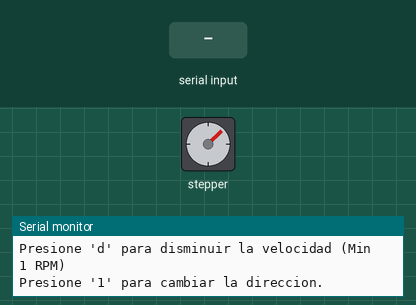
Bench run of a program on a simulated Arduino Uno, built with avr-gcc and run on an emulated ATmega328P. Shown: stepper motor, the last lines printed to the serial monitor. The test bench sets the inputs (shaded band). Stepper angles assume 2048 steps per turn.

Above: at 1.09 s.
1.4 s: "1" received over Serial
At 2.33 s:
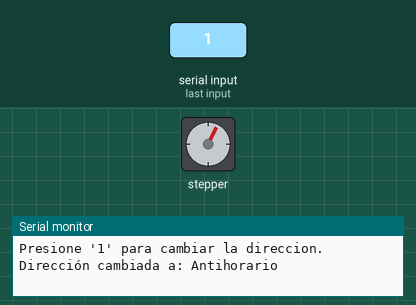
4.4 s: "a" received over Serial
At 4.75 s:
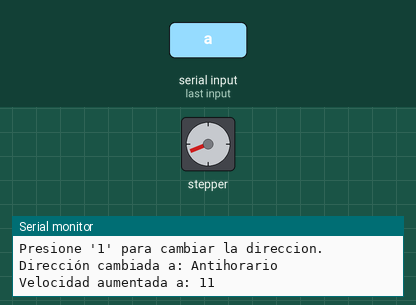
7.4 s: "d" received over Serial
At 8.68 s:
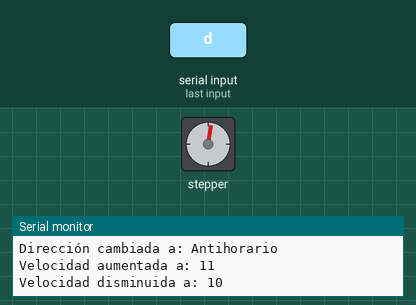
Timing chart, 0 to 16.4 s (numbered marks = the images above; inputs shaded):
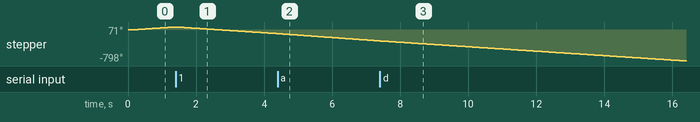

The program:

main.cpp
```cpp
#include <Arduino.h>
#include <Stepper.h>

// Definir el numero de pasos por revolucion del motor
const int stepsPerRevolution = 2048;

// OJO: La biblioteca Stepper.h espera los pines en un orden específico: IN1, IN3, IN2, IN4
// Si conectaste los pines del Arduino 8, 9, 10, 11 a IN1, IN2, IN3, IN4 del driver ULN2003,
// el orden correcto para la biblioteca es: 8, 10, 9, 11
Stepper myStepper(stepsPerRevolution, 8, 10, 9, 11);

// Variables para controlar la velocidad y direccion
// La velocidad máxima realista para este motor con esta librería es ~15 RPM
int speed = 10;      // Velocidad inicial en RPM (un valor realista)
bool direction = 0;  // Direccion: 0 para horario, 1 para antihorario

void setup() {
  // Configurar la velocidad del motor
  myStepper.setSpeed(speed);

  // NOTA: No necesitas llamar a pinMode(), la biblioteca Stepper.h
  // ya configura los pines como SALIDA (OUTPUT) automáticamente.

  // Imprimir mensaje de inicio en el monitor serial
  Serial.begin(9600);
  Serial.println("Laboratorio 9: Control de Motores Paso a Paso");
  Serial.println("Presione 'a' para aumentar la velocidad (Max 15 RPM)");
  Serial.println("Presione 'd' para disminuir la velocidad (Min 1 RPM)");
  Serial.println("Presione '1' para cambiar la direccion.");
}

void loop() {
  // Leer entrada del usuario el monitor serial
  if (Serial.available() > 0) {
    char command = Serial.read();

    switch (command) {
      case 'a':  // Aumentar la velocidad
        speed += 1; // Aumentamos de 1 en 1
        if (speed > 15) speed = 15;  // Limitar la velocidad máxima realista
        myStepper.setSpeed(speed);
        Serial.print("Velocidad aumentada a: ");
        Serial.println(speed);
        break;

      case 'd':  // Disminuir la velocidad
        speed -= 1; // Disminuimos de 1 en 1
        if (speed < 1) speed = 1;  // Limitar la velocidad mínima
        myStepper.setSpeed(speed);
        Serial.print("Velocidad disminuida a: ");
        Serial.println(speed);
        break;

      case '1':  // Cambiar la dirección (corregido de 'l' a '1')
        direction = !direction;
        Serial.print("Dirección cambiada a: ");
        Serial.println(direction ? "Antihorario" : "Horario");
        break;

      default:
        Serial.println("Comando no reconocido.");
        break;
    }
  }

  // Girar el motor un solo paso a la vez.
  // Esto permite que el loop() se ejecute muy rápido,
  // leyendo el puerto serial constantemente sin bloqueo.
  // La velocidad real la controla internamente myStepper.setSpeed().
  if (direction) { // 1 = Antihorario
    myStepper.step(-1); // Usamos un valor negativo para girar al revés
  } else {         // 0 = Horario
    myStepper.step(1);  // Usamos un valor positivo para girar
  }

  // delay(1000); // Breve pausa para comandos del motor.
}
```
